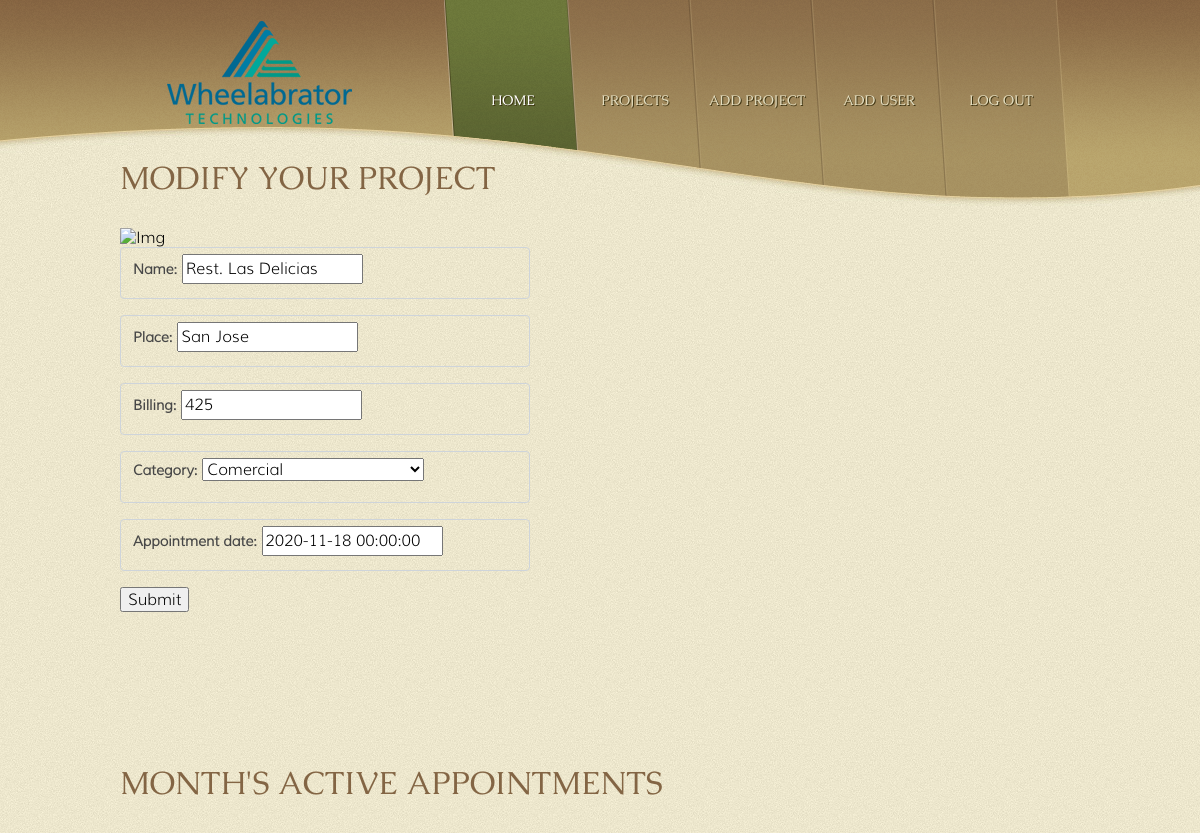
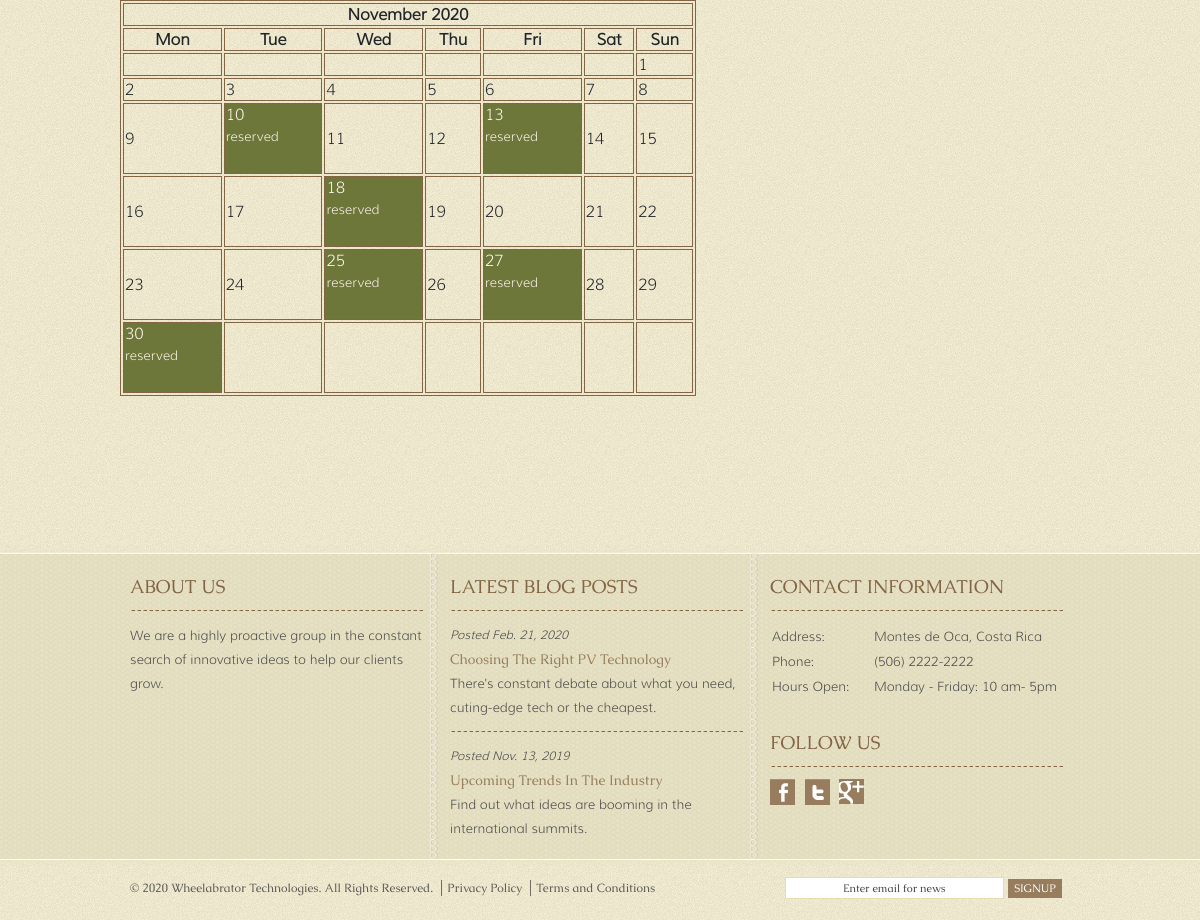
The app's page /modify/27nder (signed in) with its own data (2 pictures, top to bottom).
### appointments/models.py (models this page shows, shortened)
class Project(models.Model):
    name = models.CharField(max_length=20, default='')
    place = models.CharField(max_length=30, default='')
    billing = models.CharField(max_length=15, default='')
    category = models.CharField(max_length=50, choices=CATEGORY)
    appt_date = models.DateTimeField('appointment date')
    client = models.ForeignKey(Client, on_delete=models.CASCADE, default=None)

### appointments/views.py (the view)
# urls.py: path('modify/<int:pk>nder', views.modify, name='modify'),
@login_required
def modify(request, pk=None):
    note = ''
    cal = calendar(request)
    if request.method == 'POST':
        filled_form = ProjForm(request.POST)
        try:
            if request.user.is_staff:
                old_proj = Project.objects.get(pk=pk)
            else:
                old_proj = Project.objects.get(client=request.user.id, pk=pk)
        except Project.DoesNotExist:
            raise Http404('Project with pk {} doesn\'t exist'.format(pk))
        if filled_form.is_valid():
            user = Client.objects.get(id=request.user.id)
            new_proj = filled_form.save(commit=False)
            old_proj.delete()
            dateAvailable = True
            for project in Project.objects.all():
                if project.appt_date == new_proj.appt_date:
                    dateAvailable = False
                    break
            if dateAvailable:
                new_proj.client = user
                new_proj.save()
                new_pk = new_proj.pk
                note = (
                    'Project was successfully modified, '
                    'Name: {}.'.format(filled_form.cleaned_data['name'])
                )
                new_form = filled_form
                pk = new_pk
            else:
                note = 'That date is not available.'
                new_form = ProjForm(instance=old_proj)
        else:
            note = 'Invalid form values, project not modified'
            new_form = ProjForm(instance=old_proj)
        return render(
            request,
            'modify.html',
            {
                'calendar': cal,
                'projectform': new_form,
                'note': note,
                'project_pk': pk,
            }
        )
    else:
        note = ''
        try:
            if request.user.is_staff:
                old_proj = Project.objects.get(pk=pk)
            else:
                old_proj = Project.objects.get(client=request.user.id, pk=pk)
        except Project.DoesNotExist:
            raise Http404('Project with pk {} doesn\'t exist'.format(pk))
        old_form = ProjForm(instance=old_proj)
        return render(
            request,
            'modify.html',
            {
                'calendar': cal,
                'note': note,
                'projectform': old_form,
                'project_pk': pk,
            }
        )

### appointments/forms.py
class ProjForm(forms.ModelForm):
    class Meta:
        model = Project
        exclude = ["client"]
        fields = [
            'name',
            'place',
            'billing',
            'category',
            'appt_date',
        ]
        labels = {
            'name': 'Name',
            'place': 'Place',
            'billing': 'Billing',
            'category': 'Category',
            'appt_date': 'Appointment date',
        }

### appointments/utils.py (called while the page is built)
    def formatday(self, day, events):
        events_per_day = Project.objects.filter(appt_date__day=day)
        d = ''
        for event in events_per_day:
            d = f'reserved'
        if day != 0:
            if d:
                return f"<td class='table-success'>{day}\n <p id='table'> {d} </p></td>" #'
            else:
                return f"<td>{day}</td>"
        return f'<td> </td>'

    def formatweek(self, theweek, events):
        week = ''
        for d, weekday in theweek:
            week += self.formatday(d, events)
        return f'<tr> {week} </tr>'

    def formatmonth(self, withyear=True):
        events = Project.objects.filter(appt_date__year=self.year, appt_date__month=self.month)
        cal =  "<div>\n"
        cal += f"<table class='table table-bordered'>\n"
        cal += f'{self.formatmonthname(self.year, self.month, withyear=withyear)}\n'
        cal += f'{self.formatweekheader()}\n'
        for week in self.monthdays2calendar(self.year, self.month):
            cal += f'{self.formatweek(week, events)}\n'
        cal +=  "</tdbody>\n</table>\n</div>\n"
        return cal

### appointments/views.py (called while the page is built)
@login_required
def calendar(request):
    date = datetime.today()
    cal = Calendar(date.year, date.month)
    html_cal = cal.formatmonth(withyear=True)
    context = mark_safe(html_cal)
    return context

### appointments/templates/modify.html (shortened to what this page needs)
{% extends 'base.html' %}
{% load widget_tweaks %}
{% load static %}
{% block content %}
	<div id="header">
		<div>
			<div id="logo">
				<a href="{% url 'index' %}"><img src="{% static 'appointments/images/logo.png' %}" alt="LOGO"></a>
			</div>
			<ul id="navigation">
				<li class="selected">
					<a href="{% url 'index' %}">Home</a>
				</li>
				<li>
					<a href="{% url 'check' %}">Projects</a>
				</li>
				{% if user.is_authenticated %}
					<li>
						<a href="{% url 'new' %}">Add Project</a>
					</li>
					{% if user.is_staff %}
					<li>
						<a href="{% url 'signup' %}">Add user</a>
					</li>
					{% endif %}
					<li>
						<a href="{% url 'logout' %}">Log Out</a>
					</li>
				{% endif %}
			</ul>
		</div>
	</div>
	<div id="contents">
		<div id="contact">
	  {% if user.is_authenticated %}
  			<h1>Modify your Project</h1>
  			<img src="{% static 'appointments/images/clipboard.png' %}" alt="Img">
        <form action="{% url 'modify' project_pk %}" method="POST">
            {% for field in projectform %}
            <div class="form-group">
                {{ field.label_tag }}
                {% render_field field class="form-control" %}
            </div>
			{% endfor %}
            <input type="submit" vaule="Modify Project">
        </form>
	  {% endif %}
	  	<div id='calendar'>
			<h1>Month's active appointments</h1>
			{{ calendar }}
	  	</div>
	</div>
	</div>
{% endblock content %}

### appointments/static/appointments/style.css (style rules this page uses)
body { background: url("images/bg-body.jpg") repeat left top; font-family: 'Muli-Light'; margin: 0; }
img { border: 0; }
#navigation li a, #contact form input.btn { background: url("images/buttons.png") no-repeat; }
#header { background: url("images/bg-header.png") no-repeat center top; height: 206px; text-align: right; }
#header > div { width: 940px; margin: 0 auto; padding: 0 10px; }
#logo { float: left; }
#navigation { list-style: none; display: inline-block; width: 610px; margin: 0; padding: 0; }
#navigation li { float: left; font-size: 14pt; height: 206px; width: 138px; margin-left: -16px; text-align: center; }
#navigation li a { background-position: -144px 0; color: #e4dec0; display: block; font-family: 'Caudex-Regular'; font-size: 14px; height: 206px; width: 138px; line-height: 200px; outline: 0; text-decoration: none; text-shadow: 1px 1px #3d3413; text-transform: uppercase; }
#navigation li a:hover, #navigation li.selected a { background-position: 0 0; color: #fff; }
#contents { background: url("images/bg-content-top.png") no-repeat center -6px; min-height: 85px; margin-top: -79px; position: relative; }
#contents > div { width: 960px; margin: 0 auto; padding-top: 30px; }
#calendar { display: block; margin: 150px 0px; }
#contents h1, h3, h5 { color: #836544; font-family: 'Caudex-Regular'; font-weight: normal; margin: 0 0 30px; text-transform: uppercase; }
#contact { min-height: 840px; }
#contact form label { color: #474747; font-size: 14px; margin: 6px 0 0; }
.table { width: 60%; color: #212529; }
.table-bordered { border: 1px solid #836544; }
.table-bordered th, .table-bordered td { border: 1px solid #836544; }
.table-success { background-color: #6d773a; color: seashell; height: min-content; }
#contents p { color: #474747; font-size: 13px; line-height: 24px; margin: 0; padding: 0 0 24px; }
p#table { background-color: #6d773a; color: seashell; height: min-content; }
.form-group { display: block; width: 40%; height: calc(1.5em + 0.75rem + 2px); padding: 0.375rem 0.75rem; font-size: 1rem; font-weight: 700; line-height: 1.5; color: #495057; background-clip: padding-box; border: 1px solid #ced4da; border-radius: 0.25rem; transition: border-color 0.15s ease-in-out, box-shadow 0.15s ease-in-out; margin-bottom: 1rem; }
input, select, textarea { margin: 0; font-family: inherit; font-size: inherit; line-height: inherit; }

### records on screen
Project: name "Rest. Las Delicias" "San Jose" "425" "Comercial" "2020-11-18 00:00:00"

### other values on screen
{{ field.label_tag }} "Name:" "Place:" "Billing:" "Category:" "Appointment date:"
{{ calendar }} "November 2020 Mon Tue Wed Thu Fri Sat Sun 1 2 3 4 5 6 7 8 9 10 reserved 11 12 13 reserved 14 15 16 17 18 reserved 19 20 21 22 23 24 25 reserved 26 27 reserved 28 29 30 reserved"
